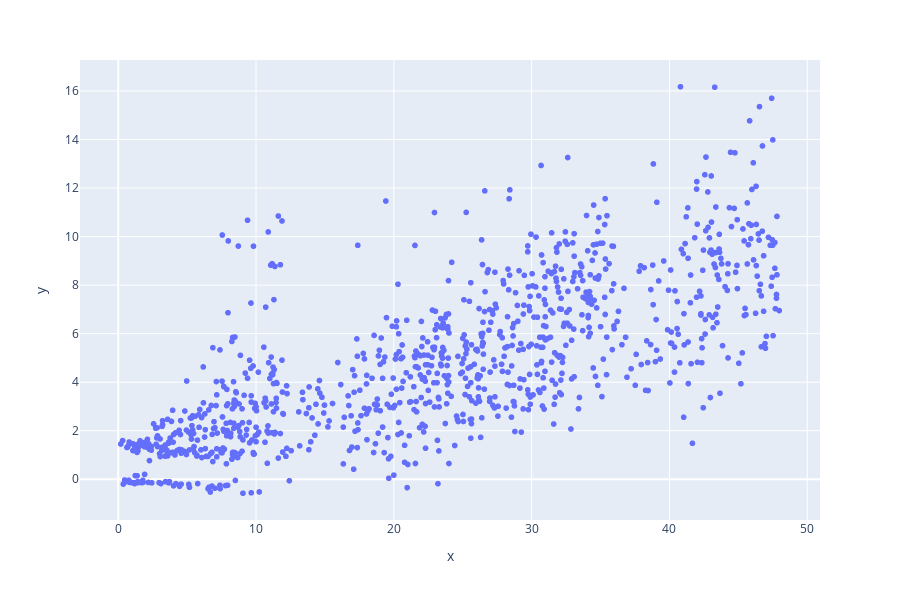

The cell this chart's notebook holds for it:
### Code cell
fig = px.scatter(x=X_valid['game_time'], y=y_valid)
fig = px.scatter(x=X_valid['game_time'], y=y_predict)
fig.show()

### Figure 1 — Plotly figure (JSON) as saved in the notebook; plotly's stock layout.template omitted (floating-point values rounded to 4 significant figures; data arrays with more than 128 entries replaced by an {"elided": "..."} marker saying what was removed)
{"data": [{"hoverlabel": {"namelength": 0}, "hovertemplate": "x=%{x}<br>y=%{y}", "legendgroup": "", "marker": {"color": "#636efa", "symbol": "circle"}, "mode": "markers", "name": "", "showlegend": false, "type": "scattergl", "x": {"elided": "1007 float values"}, "xaxis": "x", "y": {"elided": "1007 float values"}, "yaxis": "y"}], "layout": {"height": 600, "legend": {"tracegroupgap": 0}, "margin": {"t": 60}, "xaxis": {"anchor": "y", "domain": [0, 1], "title": {"text": "x"}}, "yaxis": {"anchor": "x", "domain": [0, 1], "title": {"text": "y"}}}}
